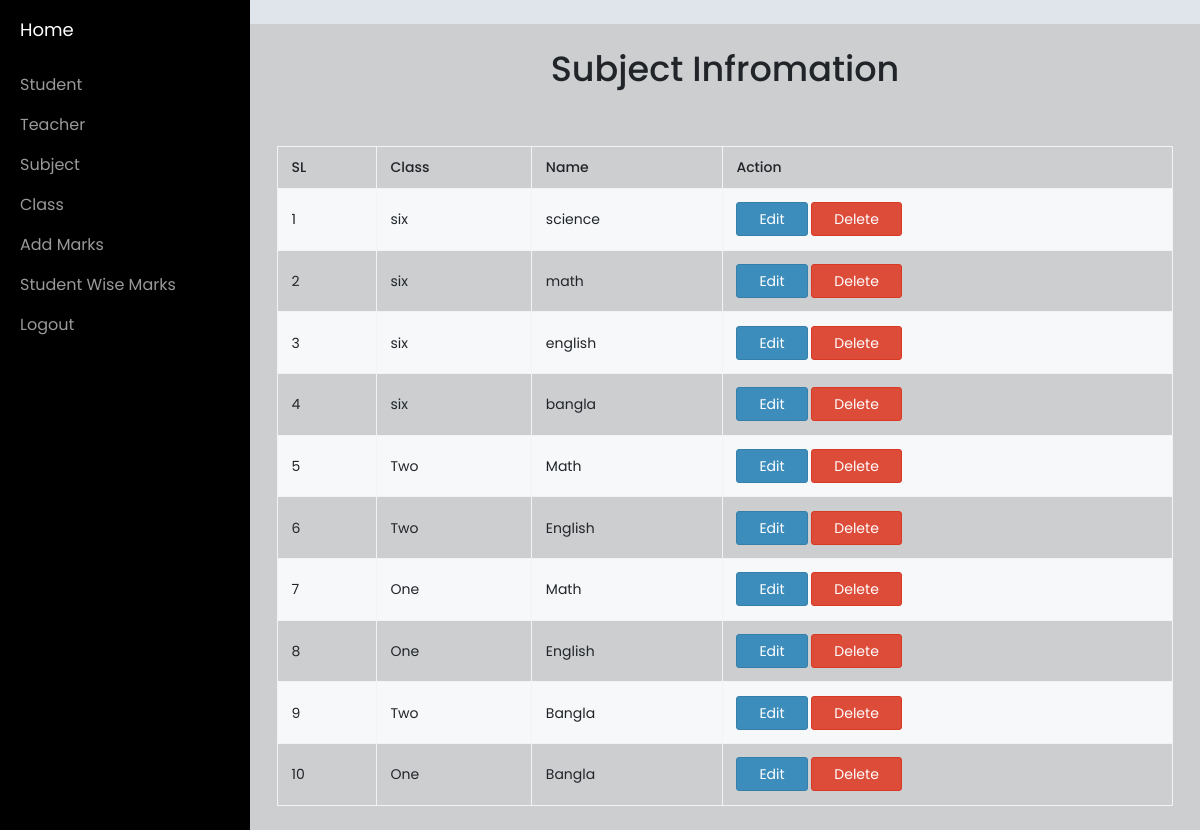
Page /admin/subject.php (signed in) on the committed database.
### tables this page shows
CREATE TABLE `subject` (
  `id` int(11) NOT NULL,
  `class_id` int(11) NOT NULL,
  `name` varchar(255) NOT NULL
);

CREATE TABLE `class` (
  `id` int(11) NOT NULL,
  `name` varchar(255) NOT NULL
);

### admin/subject.php (the view, shortened to what this page needs)
<?php
if(!isset($_SESSION["user_admin"])){
  header("location:../index.php");
} else {
  include('includes/header.php');
  include('includes/sidebar.php');
  include('includes/config.php'); ?>
    <div class="content-wrapper">
      <div class="row">
        <div class="col-md-12 col-md-offset-0">
          <div class="box">
           <center><h1>Subject Infromation</h1></center>
         </div>
         <div class="box-body">
       </br></br></div>
        <table id="example1" class="table table-hover table-bordered table-striped">
          <thead>
           <tr>
            <th>SL</th>
            <th>Class</th>
            <th>Name</th>
            <th>Action</th>
          </tr>
        </thead>
        <tbody>
          <?php $query=mysqli_query($con,"SELECT * FROM `subject` order by id DESC ");
          $count=0;
          foreach ($query as $result):
           ?>
           <tr>
            <td><?=++$count?></td>
            <?php $class=mysqli_query($con,"SELECT * FROM `class` Where id='$result[class_id]' ");
            foreach ($class as $value):
              ?>
            <td><?=$value['name']?></td>
            <?php endforeach; ?>
            <td><?=$result['name']?></td>
            <td>
             <a href="editsubject.php?id=<?=$result['id']?>"><button class='btn btn-primary'>Edit</button></a> <a href="deletesubject.php?id=<?=$result['id']?>"><button class='btn btn-danger'>Delete</button></a>
           </td>
         </tr>
       <?php endforeach; ?>
     </tbody>
   </table>
 </div>
</div>
</div>
</div>
<?php include('includes/footer.php');  } ?>

### admin/includes/sidebar.php (style rules this page uses)
body { background-color: #dfe5ea; }

### rows in the picture
subject: name "science"
class: name "six"
subject: name "math"
subject: name "english"
subject: name "bangla"
subject: name "Math"
class: name "Two"
subject: name "English"
subject: name "Math"
class: name "One"
subject: name "English"
subject: name "Bangla"
subject: name "Bangla"
